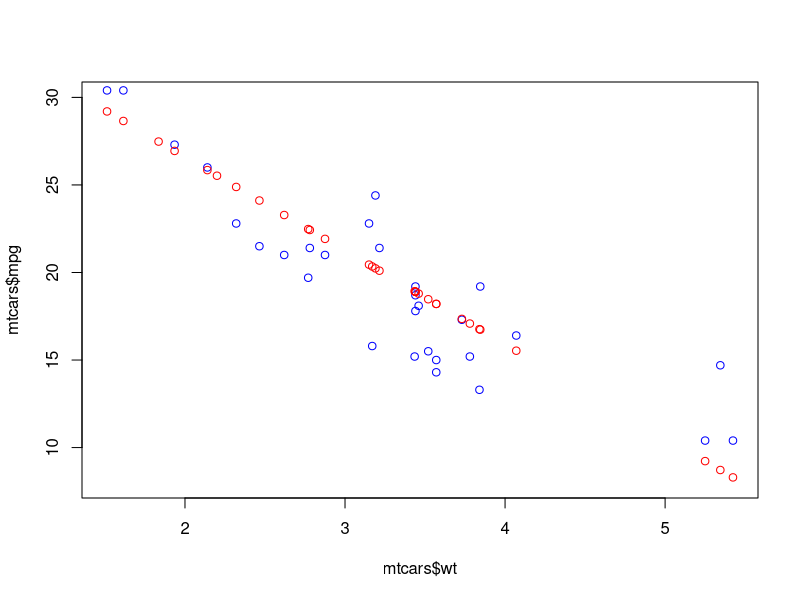
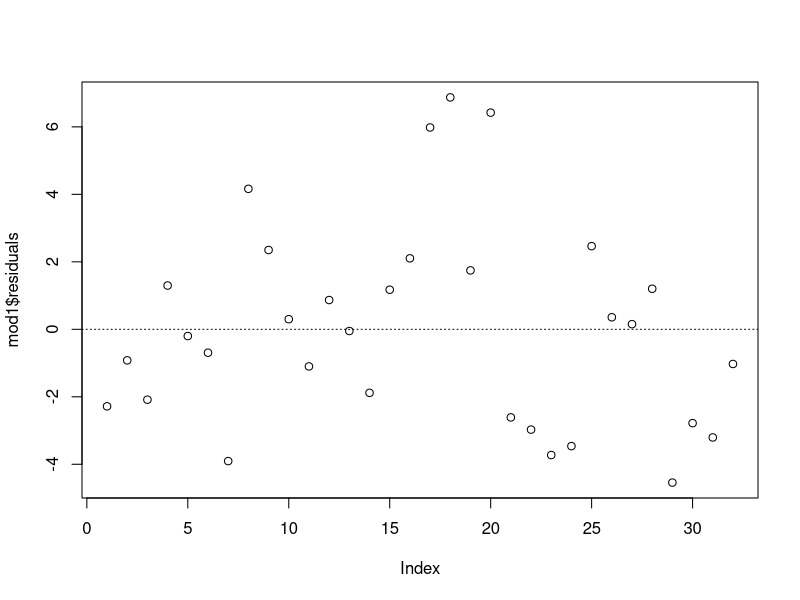

Write the R code that produced these figures, in order.
# -----------------------------------------------
## TOC:
##  1. Viewing residuals
##  2. Interpreting SSE and RMSE
# -----------------------------------------------

# -----------------------------------------------
##  1. Viewing residuals
# -----------------------------------------------
library(tidyverse)
mod1 <- lm(mpg ~ wt, data = mtcars)

## Plot actuals and predicted values
summary(mtcars$mpg) # range of ~10 to 30
summary(mod1$fitted.values) # range of ~8 to 30

plot(x = mtcars$wt, y = mtcars$mpg, ylim = c(8,30), col = 'blue')
points(x = mtcars$wt, y = mod1$fitted.values, col = 'red')

## Plot residuals directly
summary(mod1$residuals)
plot(mod1$residuals) # should be no discernible pattern, w/ roughly same number above and below
abline(h = 0, lty = 3)


# -----------------------------------------------
##  2. Interpreting SSE and RMSE
# -----------------------------------------------
fit.stats <- as.data.frame(cbind(mtcars$mpg, mod1$fitted.values)) %>%
  rename(Actuals = V1, Predicted.Values = V2) %>%
  mutate(error = Actuals - Predicted.Values,  # y - yhat
         squared.error = error^2) 

SSE <- sum(fit.stats$squared.error)
SSE
## The sum of the individual squared errors is ~ 278
## Thus there are are about 278 squared units of error in the model

RMSE <- sqrt(mean(fit.stats$squared.error))
RMSE
## The Mean of the individual squared errors (MSE) is ~ 8.7
## The square root of the MSE (RMSE) is ~ 2.95
## Thus the predicted values are about 2.95 units away from the actual, on average
  

